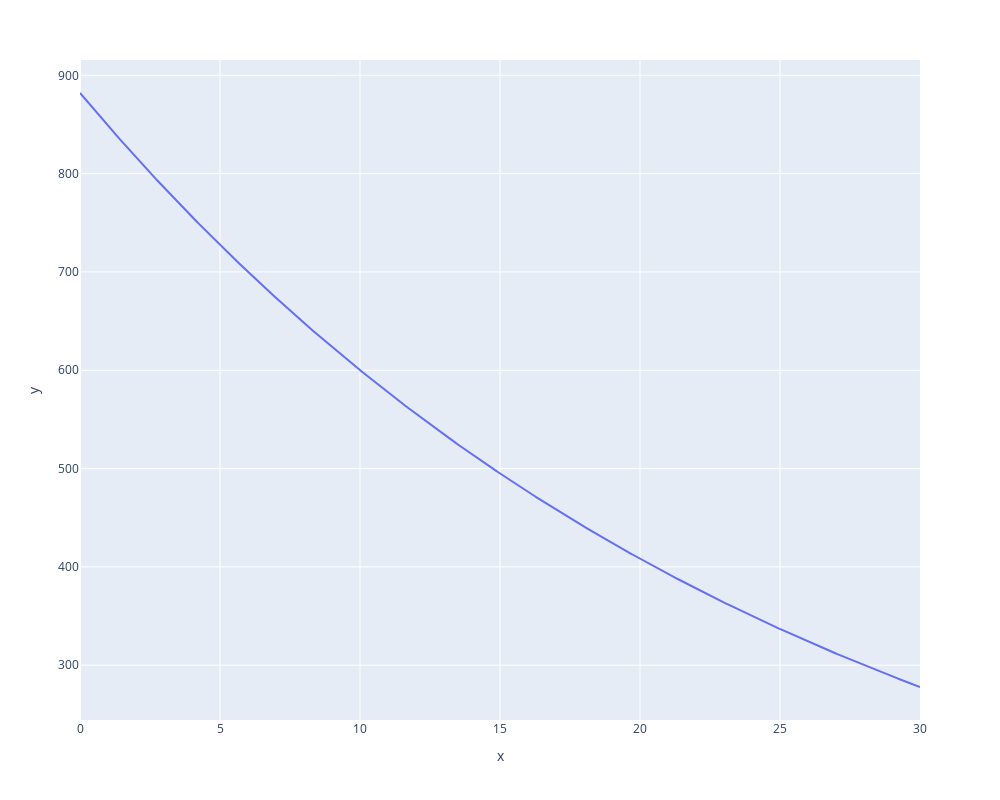

Write notebook code for a chart like this one.
### Code cell
# general flow rate

# GFR = excreation rate of inulin / conc of inulin in plasma
c_total_0 = 882
GFR = 2.76e3 / c_total_0  # cpm/min / cpm/mL = mL/min | When rat begins to excreate, bc not absorbed or excreated
GFR = GFR * 60 / 392  # mL/g-hours

k, _ = -np.polyfit(df['Time (min)'][6:], np.log(df['Inulin Concentration (cpm/mL)'][6:]), 1)

# c_total = 271  # polyfit time over 
# c_total_0

c_total = lambda t: c_total_0 * np.exp(-k * t)

time = np.linspace(0, 30, 1000)
px.line(x=time, y=[c_total(t) for t in time], width=1000, height=800)




# polyfit of naturallog and slope

# d take c and plug back in

### Figure 1 — Plotly figure (JSON) as saved in the notebook; plotly's stock layout.template omitted (floating-point values rounded to 4 significant figures; data arrays with more than 128 entries replaced by an {"elided": "..."} marker saying what was removed)
{"data": [{"hovertemplate": "x=%{x}<br>y=%{y}<extra></extra>", "legendgroup": "", "line": {"color": "#636efa", "dash": "solid"}, "mode": "lines", "name": "", "orientation": "v", "showlegend": false, "type": "scatter", "x": {"elided": "1000 float values"}, "xaxis": "x", "y": {"elided": "1000 float values"}, "yaxis": "y"}], "layout": {"height": 800, "legend": {"tracegroupgap": 0}, "margin": {"t": 60}, "width": 1000, "xaxis": {"anchor": "y", "domain": [0, 1], "title": {"text": "x"}}, "yaxis": {"anchor": "x", "domain": [0, 1], "title": {"text": "y"}}}}
